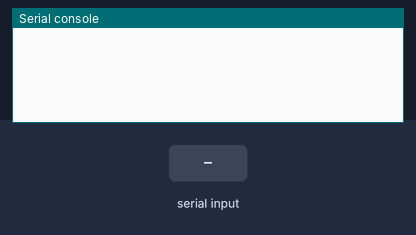
The program below on a simulated Circuit Playground running CircuitPython. Parts: the last lines printed to the serial console. Inputs (shaded band) come from the test bench.

Above: at 1.2 s.
1.3 s: "glow" typed at the serial console, then Enter
At 1.9 s:
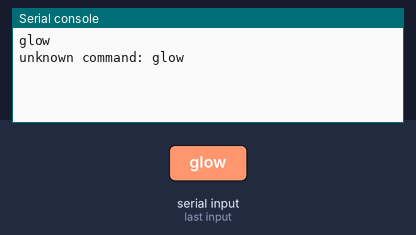
2.8 s: "blue" typed at the serial console, then Enter
At 4.0 s:
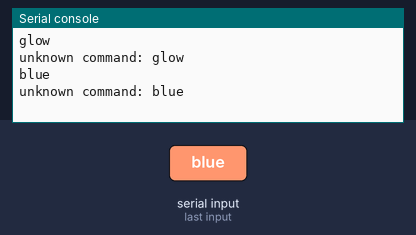
4.3 s: "green" typed at the serial console, then Enter
At 5.3 s:
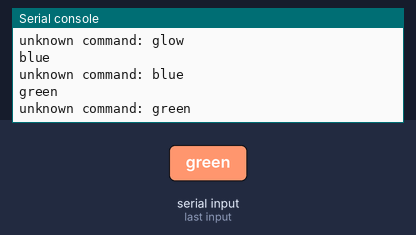
5.8 s: "red" typed at the serial console, then Enter
At 6.5 s:
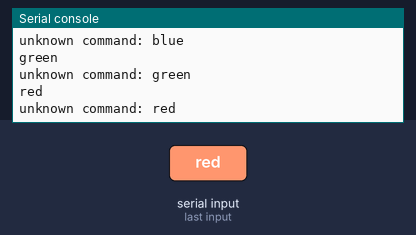
7.3 s: "1" typed at the serial console, then Enter
At 7.6 s:
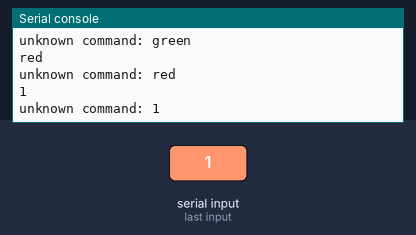

The program:

input-demo.py
```python
### Input Demo - v1.0
### Read data over the USB serial connection
### This reads data over the serial connection demonstrating use of input()
### for simple communication between host computer and board running
### CircuitPython. Intended for Circuit Playground Express (CPX) but approach
### is applicable to all. input() waits for a command therefore code exhibits
### blocking behaviour.

### copy this file to CPX as code.py

# MIT License

### Copyright (c) 2018 Kevin J. Walters

### Permission is hereby granted, free of charge, to any person obtaining a copy
### of this software and associated documentation files (the "Software"), to deal
### in the Software without restriction, including without limitation the rights
### to use, copy, modify, merge, publish, distribute, sublicense, and/or sell
### copies of the Software, and to permit persons to whom the Software is
### furnished to do so, subject to the following conditions:

### The above copyright notice and this permission notice shall be included in all
### copies or substantial portions of the Software.

### THE SOFTWARE IS PROVIDED "AS IS", WITHOUT WARRANTY OF ANY KIND, EXPRESS OR
### IMPLIED, INCLUDING BUT NOT LIMITED TO THE WARRANTIES OF MERCHANTABILITY,
### FITNESS FOR A PARTICULAR PURPOSE AND NONINFRINGEMENT. IN NO EVENT SHALL THE
### AUTHORS OR COPYRIGHT HOLDERS BE LIABLE FOR ANY CLAIM, DAMAGES OR OTHER
### LIABILITY, WHETHER IN AN ACTION OF CONTRACT, TORT OR OTHERWISE, ARISING FROM,
### OUT OF OR IN CONNECTION WITH THE SOFTWARE OR THE USE OR OTHER DEALINGS IN THE
### SOFTWARE.

import time
import random
from adafruit_circuitplayground.express import cpx

### dictionary for permissible colours
colour = {
 "red"   : (0x20, 0, 0),
 "green" : (0, 0x20, 0),
 "blue"  : (0, 0, 0x20),
}

### Wait for a command like "glow red"
while True:
    command = input()
    try:
        [verb, noun] = command.split()
        if verb == "glow":
            cpx.pixels.fill(colour[noun])
            continue
    except:
        pass  ### fall through to error handling
    print("unknown command: " + command)
```

Measured:
- after the input at 1.3 s, the serial console: prints a new line at once (image 1)
- after the input at 2.8 s, the serial console: prints a new line at once (image 2)
- after the input at 4.3 s, the serial console: prints a new line at once (image 3)
- after the input at 5.8 s, the serial console: prints a new line at once (image 4)
- after the input at 7.3 s, the serial console: prints a new line at once (image 5)
